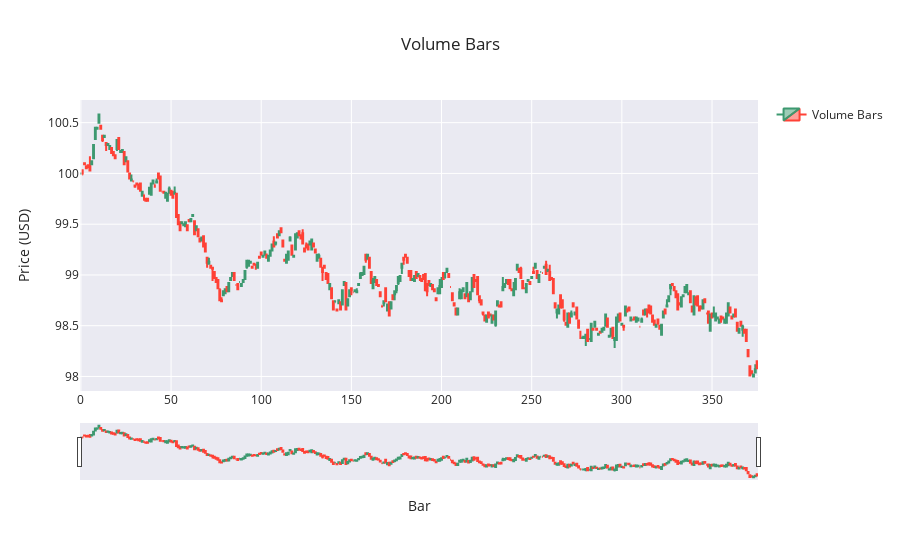

Notebook code cell kept with this figure:
### Markdown cell above
### Bar Chart

### Code cell
fig = go.Figure(data=[go.Candlestick(
    x=volume_bars.index,
    open=volume_bars['open'],
    high=volume_bars['high'],
    low=volume_bars['low'],
    close=volume_bars['close'],
    name='Volume Bars'
)])

fig.update_layout(
    title=f'Volume Bars',
    yaxis_title='Price (USD)',
    xaxis_title='Bar',
    xaxis_rangeslider_visible=True, 
    template='seaborn', # other options: plotly, plotly_white, plotly_dark, simple_white
    showlegend=True,
)

### Figure 1 — Plotly figure (JSON) as saved in the notebook; plotly's stock layout.template omitted (floating-point values rounded to 4 significant figures; data arrays with more than 128 entries replaced by an {"elided": "..."} marker saying what was removed)
{"data": [{"close": {"elided": "376 float values"}, "high": {"elided": "376 float values"}, "low": {"elided": "376 float values"}, "name": "Volume Bars", "open": {"elided": "376 float values"}, "type": "candlestick", "x": {"elided": "376 int values"}}], "layout": {"showlegend": true, "title": {"text": "Volume Bars"}, "xaxis": {"rangeslider": {"visible": true}, "title": {"text": "Bar"}}, "yaxis": {"title": {"text": "Price (USD)"}}}}
